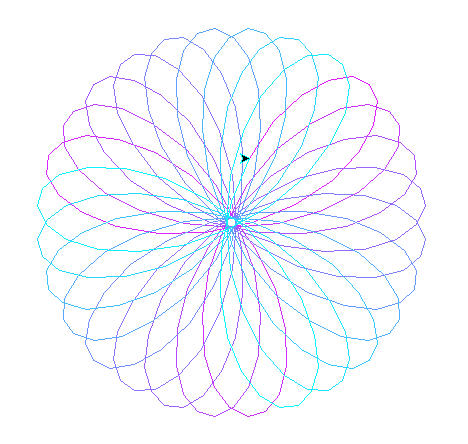

This figure's Python source:
#!/usr/bin/env python3
from turtle import *
from math import *



# https://cs.calvin.edu/courses/cs/106/labs/cs106lab7.html

def formulaX(R, r, p, t):
    return (R+r)*cos(t) - p*cos((R+r)*t/r)

def formulaY(R, r, p, t):
    return (R+r)*sin(t) + p*sin((R+r)*t/r)

def t_iterating(R, r, p):
    t = 2*pi

    up()
    goto(formulaX(R, r, p, t), formulaY(R, r, p, t))
    down()

    while t < 20*pi:    # loop from 2*pi to 20*pi.
        t += 0.05 * pi
        colr = int((t * 255 / (20 * pi)) % 256)
        colr_str = "#%02x%02x%02x" % (255-colr, colr, 255)
        #print(colr_str)
        pencolor(colr_str)

        goto(formulaX(R, r, p, t), formulaY(R, r, p, t))


# radius of the fixed circle
R = 50.0

# radius of the moving circle
r = 45.0

# offset of the pen point, between 10 - 100
p = 100

t_iterating(R, r, p)

done()      # Don't exit right away, otherwise the user won't see the graphics. Wait for the user to close the window.
